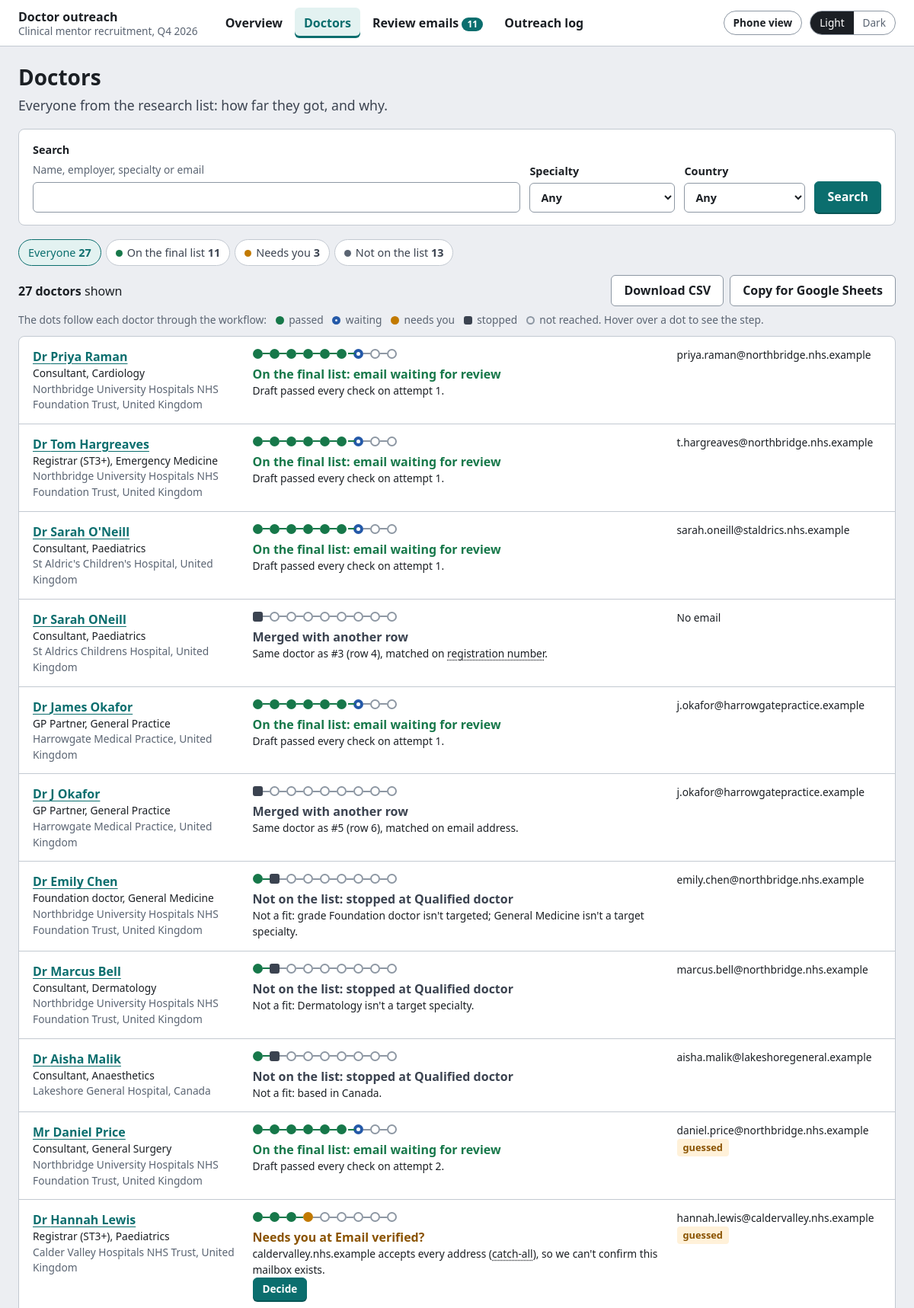
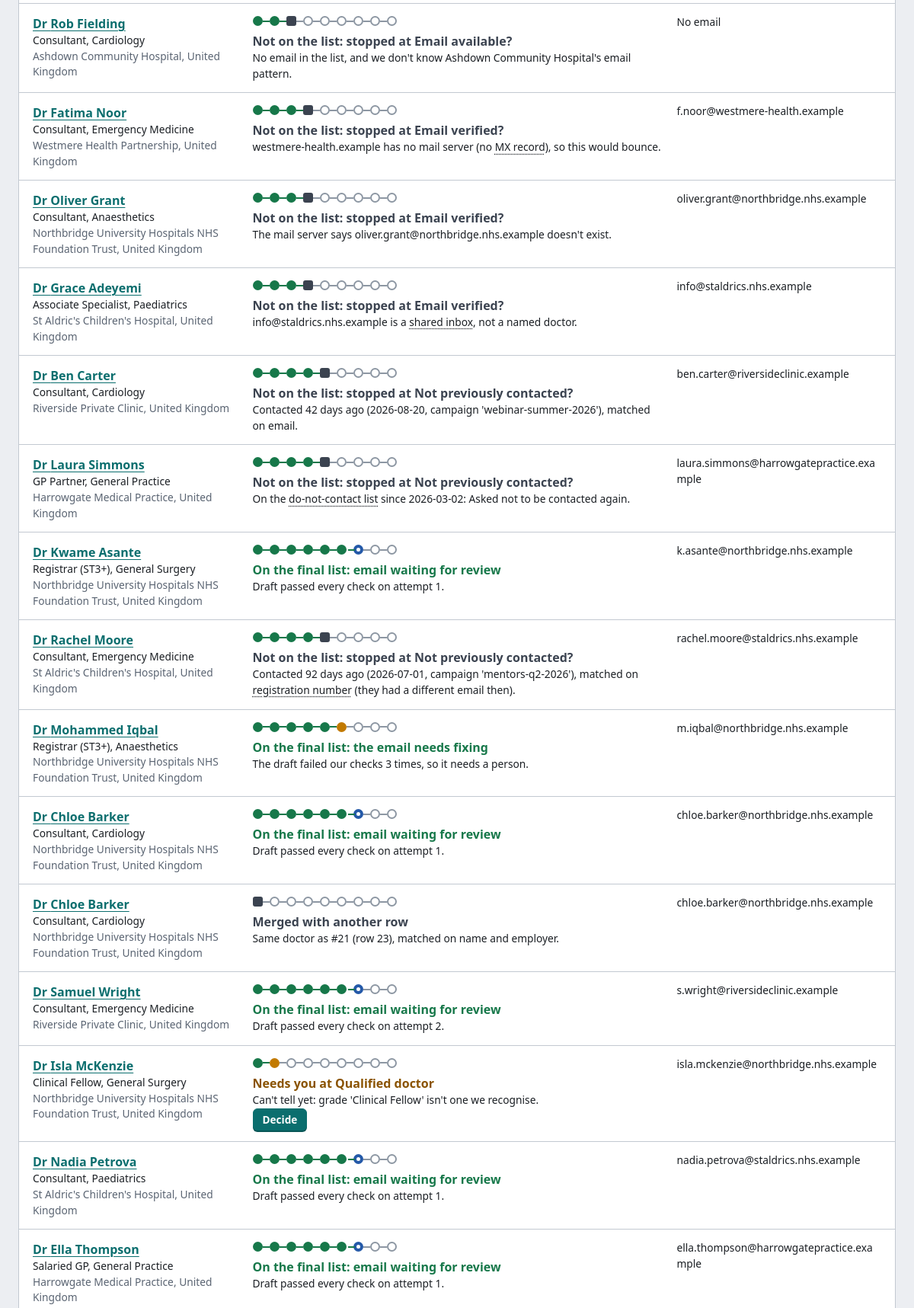
Page /doctors (upper part) on the committed database (2 pictures, top to bottom).
### tables this page shows
CREATE TABLE leads (
    id              INTEGER PRIMARY KEY,
    campaign_id     TEXT NOT NULL,
    source_file     TEXT NOT NULL,
    source_row      INTEGER NOT NULL,
    title           TEXT,
    full_name       TEXT,
    first_name      TEXT,
    last_name       TEXT,
    grade_raw       TEXT,
    grade           TEXT,
    specialty_raw   TEXT,
    specialty       TEXT,
    employer        TEXT,
    country         TEXT,
    reg_number      TEXT,
    email           TEXT,
    email_origin    TEXT,
    source          TEXT,
    profile_notes   TEXT,
    status          TEXT NOT NULL,
    stage           TEXT NOT NULL,
    reason          TEXT,
    gate_results    TEXT NOT NULL DEFAULT '{}',
    duplicate_of    INTEGER REFERENCES leads(id),
    merge_notes     TEXT,
    created_at      TEXT NOT NULL,
    updated_at      TEXT NOT NULL,
    UNIQUE (campaign_id, source_file, source_row)
);

### outreach/web/app.py (the view)
    @app.get("/doctors", response_class=HTMLResponse)
    def doctors(request: Request, q: str = "", show: str = "", step: str = "", specialty: str = "",
                country: str = ""):
        filters = {"q": q, "show": show, "step": step, "specialty": specialty, "country": country}
        conn = connect(settings.db_path)
        try:
            shown, heading, everyone = filtered(conn, filters)
            keep = {k: v for k, v in filters.items() if v and k in ("q", "specialty", "country")}
            tabs = [{"label": "Everyone", "tone": "", "count": len(everyone), "on": not show,
                     "href": "/doctors?" + urlencode(keep)}]
            bucket_counts = Counter(bucket_of(l["status"]) for l in everyone)
            for key, label in BUCKETS.items():
                if bucket_counts[key]:
                    tabs.append({"label": label, "tone": BUCKET_TONE[key], "count": bucket_counts[key],
                                 "on": show == key, "href": "/doctors?" + urlencode({**keep, "show": key})})
            return render(
                request, "doctors.html", conn, filters=filters, heading=heading, tabs=tabs, total=len(everyone),
                rows=[{"lead": l, "tracker": tracker(l), "where": where_now(l), "bucket": bucket_of(l["status"])}
                      for l in shown],
                specialties=sorted({l["specialty"] for l in everyone if l["specialty"]}),
                countries=sorted({l["country"] for l in everyone if l["country"]}),
                query_string=urlencode({k: v for k, v in filters.items() if v}),
            )
        finally:
            conn.close()

### outreach/web/templates/doctors.html (shortened to what this page needs)
{% extends "base.html" %}
{% set active = "doctors" %}
{% block content %}
<div class="pagehead">
  {% if filters.show == 'final' %}
    <h1>Final list</h1>
    <p class="lead">Doctors cleared to contact: they fit the campaign, have a verified email, and haven't been contacted recently.</p>
  {% else %}
    <h1>Doctors</h1>
    <p class="lead">Everyone from the research list: how far they got, and why.</p>
  {% endif %}
</div>
<form class="card search" method="get" action="/doctors" role="search">
  <label class="grow">Search
    <span class="field-hint">Name, employer, specialty or email</span>
    <input type="search" name="q" value="{{ filters.q }}">
  </label>
  <label>Specialty
    <select name="specialty">
      <option value="">Any</option>
    </select>
  </label>
  <label>Country
    <select name="country">
      <option value="">Any</option>
    </select>
  </label>
  <button class="primary">Search</button>
</form>
<nav class="tabs" aria-label="Show">
  {% for tab in tabs %}
    <a href="{{ tab.href }}" class="{{ 'on' if tab.on }}">{% if tab.tone %}<i class="dot {{ tab.tone }}"></i>{% endif %}{{ tab.label }} <span>{{ tab.count }}</span></a>
  {% endfor %}
</nav>
<div class="list-bar">
  <p><strong>{{ rows | length }} doctor{{ 's' if rows | length != 1 }}</strong> shown</p>
  <div class="list-actions">
    <a class="button" href="/export.csv?{{ query_string }}">Download CSV</a>
    <a class="button" href="/export/copy?{{ query_string }}">Copy for Google Sheets</a>
  </div>
</div>
<p class="legend small" aria-hidden="true">
  <span class="wide-only">The dots follow each doctor through the workflow:</span>
  <span class="key done"></span> passed <span class="key waiting"></span> waiting
  <span class="key person"></span> needs you <span class="key stopped"></span> stopped
  <span class="key todo"></span> not reached<span class="wide-only">. Hover over a dot to see the step.</span>
</p>
<ul class="doctor-list">
  {% for r in rows %}{% set l = r.lead %}
    <li class="doctor">
      <div class="doctor-who">
        <a href="/leads/{{ l.id }}"><strong>{{ (l.title ~ ' ') if l.title }}{{ l.full_name or '(no name)' }}</strong></a>
        <span class="small">{{ l.grade or l.grade_raw or 'Grade unknown' }}, {{ l.specialty or l.specialty_raw or 'specialty unknown' }}</span>
        <span class="muted small">{{ l.employer }}{% if l.country %}, {{ l.country }}{% endif %}</span>
      </div>
      <div class="doctor-where">
        <ol class="tracker" aria-label="Progress: {{ r.where[0] }}">
          {% for t in r.tracker %}<li class="{{ t.state }}" title="{{ t.label }}: {{ state_words[t.state] }}"><span class="sr">{{ t.label }}: {{ state_words[t.state] }}</span></li>{% endfor %}
        </ol>
        <p class="where-lead {{ r.bucket }}">{{ r.where[0] }}</p>
        <p class="small">{{ r.where[1] | explain }}</p>
        {% if l.status == 'NEEDS_REVIEW' %}<p><a class="button small-button primary" href="/leads/{{ l.id }}#decide">Decide</a></p>{% endif %}
      </div>
      <div class="doctor-email small">
        {{ l.email or 'No email' }}
        {% if l.email_origin == 'pattern_guess' %}<span class="tag warn" title="Not in the research list. Worked out from the employer's email pattern, then verified.">guessed</span>{% endif %}
      </div>
    </li>
  {% else %}
    <li class="empty">No doctors match. <a href="/doctors">Clear the search and filters</a></li>
  {% endfor %}
</ul>
{% endblock %}

### rows in the picture
leads: title "Dr", full_name "Priya Raman", grade "Consultant", specialty "Cardiology", employer "Northbridge University Hospitals NHS Foundation Trust", country "United Kingdom", email "priya.raman@northbridge.nhs.example"
leads: title "Dr", full_name "Tom Hargreaves", grade "Registrar (ST3+)", specialty "Emergency Medicine", employer "Northbridge University Hospitals NHS Foundation Trust", country "United Kingdom", email "t.hargreaves@northbridge.nhs.example"
leads: title "Dr", full_name "Sarah O'Neill", grade "Consultant", specialty "Paediatrics", employer "St Aldric's Children's Hospital", country "United Kingdom", email "sarah.oneill@staldrics.nhs.example"
leads: title "Dr", full_name "Sarah ONeill", grade "Consultant", specialty "Paediatrics", employer "St Aldrics Childrens Hospital", country "United Kingdom", email "No email"
leads: title "Dr", full_name "James Okafor", grade "GP Partner", specialty "General Practice", employer "Harrowgate Medical Practice", country "United Kingdom", email "j.okafor@harrowgatepractice.example"
leads: title "Dr", full_name "J Okafor", grade "GP Partner", specialty "General Practice", employer "Harrowgate Medical Practice", country "United Kingdom", email "j.okafor@harrowgatepractice.example"
leads: title "Dr", full_name "Emily Chen", grade "Foundation doctor", specialty "General Medicine", employer "Northbridge University Hospitals NHS Foundation Trust", country "United Kingdom", reason "Not a fit: grade Foundation doctor isn't targeted; General Medicine isn't a target specialty.", email "emily.chen@northbridge.nhs.example"
leads: title "Dr", full_name "Marcus Bell", grade "Consultant", specialty "Dermatology", employer "Northbridge University Hospitals NHS Foundation Trust", country "United Kingdom", reason "Not a fit: Dermatology isn't a target specialty.", email "marcus.bell@northbridge.nhs.example"
leads: title "Dr", full_name "Aisha Malik", grade "Consultant", specialty "Anaesthetics", employer "Lakeshore General Hospital", country "Canada", reason "Not a fit: based in Canada.", email "aisha.malik@lakeshoregeneral.example"
leads: title "Mr", full_name "Daniel Price", grade "Consultant", specialty "General Surgery", employer "Northbridge University Hospitals NHS Foundation Trust", country "United Kingdom", email "daniel.price@northbridge.nhs.example"
leads: title "Dr", full_name "Hannah Lewis", grade "Registrar (ST3+)", specialty "Paediatrics", employer "Calder Valley Hospitals NHS Trust", country "United Kingdom", email "hannah.lewis@caldervalley.nhs.example"
leads: title "Dr", full_name "Rob Fielding", grade "Consultant", specialty "Cardiology", employer "Ashdown Community Hospital", country "United Kingdom", reason "No email in the list, and we don't know Ashdown Community Hospital's email pattern.", email "No email"
leads: title "Dr", full_name "Fatima Noor", grade "Consultant", specialty "Emergency Medicine", employer "Westmere Health Partnership", country "United Kingdom", reason "westmere-health.example has no mail server (no MX record ), so this would bounce.", email "f.noor@westmere-health.example"
leads: title "Dr", full_name "Oliver Grant", grade "Consultant", specialty "Anaesthetics", employer "Northbridge University Hospitals NHS Foundation Trust", country "United Kingdom", email "oliver.grant@northbridge.nhs.example"
leads: title "Dr", full_name "Grace Adeyemi", grade "Associate Specialist", specialty "Paediatrics", employer "St Aldric's Children's Hospital", country "United Kingdom", reason "info@staldrics.nhs.example is a shared inbox , not a named doctor.", email "info@staldrics.nhs.example"
leads: title "Dr", full_name "Ben Carter", grade "Consultant", specialty "Cardiology", employer "Riverside Private Clinic", country "United Kingdom", email "ben.carter@riversideclinic.example"
leads: title "Dr", full_name "Laura Simmons", grade "GP Partner", specialty "General Practice", employer "Harrowgate Medical Practice", country "United Kingdom", reason "On the do-not-contact list since 2026-03-02: Asked not to be contacted again.", email "laura.simmons@harrowgatepractice.example"
leads: title "Dr", full_name "Kwame Asante", grade "Registrar (ST3+)", specialty "General Surgery", employer "Northbridge University Hospitals NHS Foundation Trust", country "United Kingdom", email "k.asante@northbridge.nhs.example"
leads: title "Dr", full_name "Rachel Moore", grade "Consultant", specialty "Emergency Medicine", employer "St Aldric's Children's Hospital", country "United Kingdom", email "rachel.moore@staldrics.nhs.example"
leads: title "Dr", full_name "Mohammed Iqbal", grade "Registrar (ST3+)", specialty "Anaesthetics", employer "Northbridge University Hospitals NHS Foundation Trust", country "United Kingdom", email "m.iqbal@northbridge.nhs.example"
leads: title "Dr", full_name "Chloe Barker", grade "Consultant", specialty "Cardiology", employer "Northbridge University Hospitals NHS Foundation Trust", country "United Kingdom", email "chloe.barker@northbridge.nhs.example"
leads: title "Dr", full_name "Chloe Barker", grade "Consultant", specialty "Cardiology", employer "Northbridge University Hospitals NHS Foundation Trust", country "United Kingdom", email "chloe.barker@northbridge.nhs.example"
leads: title "Dr", full_name "Samuel Wright", grade "Consultant", specialty "Emergency Medicine", employer "Riverside Private Clinic", country "United Kingdom", email "s.wright@riversideclinic.example"
leads: title "Dr", full_name "Isla McKenzie", grade_raw "Clinical Fellow", specialty "General Surgery", employer "Northbridge University Hospitals NHS Foundation Trust", country "United Kingdom", email "isla.mckenzie@northbridge.nhs.example"
leads: title "Dr", full_name "Nadia Petrova", grade "Consultant", specialty "Paediatrics", employer "St Aldric's Children's Hospital", country "United Kingdom", email "nadia.petrova@staldrics.nhs.example"
leads: title "Dr", full_name "Ella Thompson", grade "Salaried GP", specialty "General Practice", employer "Harrowgate Medical Practice", country "United Kingdom", email "ella.thompson@harrowgatepractice.example"

### other values in the picture
{{ campaign.name }} "Clinical mentor recruitment, Q4 2026"
{{ waiting }} "11"
{{ tab.label }} "Everyone" "On the final list" "Needs you" "Not on the list"
{{ tab.count }} "27" "11" "3" "13"
{{ rows | length }} "27"
{{ 's' if rows | length != 1 }} "s"
{{ r.where[0] }} "On the final list: email waiting for review" "On the final list: email waiting for review" "On the final list: email waiting for review" "Merged with another row" "On the final list: email waiting for review" "Merged with another row" "Not on the list: stopped at Qualified doctor" "Not on the list: stopped at Qualified doctor" "Not on the list: stopped at Qualified doctor" "On the final list: email waiting for review" "Needs you at Email verified?" "Not on the list: stopped at Email available?" "Not on the list: stopped at Email verified?" "Not on the list: stopped at Email verified?" "Not on the list: stopped at Email verified?" "Not on the list: stopped at Not previously contacted?" "Not on the list: stopped at Not previously contacted?" "On the final list: email waiting for review" "Not on the list: stopped at Not previously contacted?" "On the final list: the email needs fixing" "On the final list: email waiting for review" "Merged with another row" "On the final list: email waiting for review" "Needs you at Qualified doctor" "On the final list: email waiting for review" "On the final list: email waiting for review"
{{ r.where[1] | explain }} "Draft passed every check on attempt 1." "Draft passed every check on attempt 1." "Draft passed every check on attempt 1." "Same doctor as #3 (row 4), matched on registration number ." "Draft passed every check on attempt 1." "Same doctor as #5 (row 6), matched on email address." "Draft passed every check on attempt 2." "caldervalley.nhs.example accepts every address ( catch-all ), so we can't confirm this mailbox exists." "The mail server says oliver.grant@northbridge.nhs.example doesn't exist." "Contacted 42 days ago (2026-08-20, campaign 'webinar-summer-2026'), matched on email." "Draft passed every check on attempt 1." "Contacted 92 days ago (2026-07-01, campaign 'mentors-q2-2026'), matched on registration number (they had a different email then)." "The draft failed our checks 3 times, so it needs a person." "Draft passed every check on attempt 1." "Same doctor as #21 (row 23), matched on name and employer." "Draft passed every check on attempt 2." "Can't tell yet: grade 'Clinical Fellow' isn't one we recognise." "Draft passed every check on attempt 1." "Draft passed every check on attempt 1."
